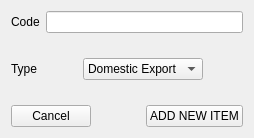
<?xml version="1.0" encoding="UTF-8"?>
<ui version="4.0">
 <class>AddInvoice</class>
 <widget class="QWidget" name="AddInvoice">
  <property name="geometry">
   <rect>
    <x>0</x>
    <y>0</y>
    <width>254</width>
    <height>138</height>
   </rect>
  </property>
  <property name="windowTitle">
   <string>Form</string>
  </property>
  <layout class="QGridLayout" name="gridLayout">
   <item row="0" column="0" colspan="2">
    <layout class="QFormLayout" name="formLayout">
     <item row="0" column="0">
      <widget class="QLabel" name="code_label">
       <property name="text">
        <string>Code</string>
       </property>
      </widget>
     </item>
     <item row="0" column="1">
      <widget class="QLineEdit" name="code_val"/>
     </item>
    </layout>
   </item>
   <item row="6" column="0" colspan="2">
    <layout class="QHBoxLayout" name="horizontalLayout_2">
     <item>
      <widget class="QPushButton" name="Cancel_btn">
       <property name="text">
        <string>Cancel</string>
       </property>
      </widget>
     </item>
     <item>
      <spacer name="horizontalSpacer">
       <property name="orientation">
        <enum>Qt::Horizontal</enum>
       </property>
       <property name="sizeHint" stdset="0">
        <size>
         <width>40</width>
         <height>20</height>
        </size>
       </property>
      </spacer>
     </item>
     <item>
      <widget class="QPushButton" name="add_item_btn">
       <property name="text">
        <string>ADD NEW ITEM</string>
       </property>
      </widget>
     </item>
    </layout>
   </item>
   <item row="1" column="0">
    <spacer name="verticalSpacer_2">
     <property name="orientation">
      <enum>Qt::Vertical</enum>
     </property>
     <property name="sizeHint" stdset="0">
      <size>
       <width>20</width>
       <height>40</height>
      </size>
     </property>
    </spacer>
   </item>
   <item row="3" column="0" rowspan="2" colspan="2">
    <layout class="QHBoxLayout" name="horizontalLayout">
     <item>
      <widget class="QLabel" name="type_label">
       <property name="text">
        <string>Type</string>
       </property>
      </widget>
     </item>
     <item>
      <spacer name="horizontalSpacer_2">
       <property name="orientation">
        <enum>Qt::Horizontal</enum>
       </property>
       <property name="sizeHint" stdset="0">
        <size>
         <width>40</width>
         <height>20</height>
        </size>
       </property>
      </spacer>
     </item>
     <item>
      <widget class="QComboBox" name="comboBox">
       <property name="enabled">
        <bool>true</bool>
       </property>
       <property name="sizeAdjustPolicy">
        <enum>QComboBox::AdjustToContents</enum>
       </property>
       <item>
        <property name="text">
         <string>Domestic Export</string>
        </property>
       </item>
       <item>
        <property name="text">
         <string>Domestic Import</string>
        </property>
       </item>
       <item>
        <property name="text">
         <string>Foreign Export</string>
        </property>
       </item>
       <item>
        <property name="text">
         <string>Foreign Import</string>
        </property>
       </item>
      </widget>
     </item>
     <item>
      <spacer name="horizontalSpacer_3">
       <property name="orientation">
        <enum>Qt::Horizontal</enum>
       </property>
       <property name="sizeHint" stdset="0">
        <size>
         <width>40</width>
         <height>20</height>
        </size>
       </property>
      </spacer>
     </item>
    </layout>
   </item>
   <item row="5" column="0">
    <spacer name="verticalSpacer">
     <property name="orientation">
      <enum>Qt::Vertical</enum>
     </property>
     <property name="sizeHint" stdset="0">
      <size>
       <width>20</width>
       <height>40</height>
      </size>
     </property>
    </spacer>
   </item>
  </layout>
 </widget>
 <resources/>
 <connections/>
</ui>
